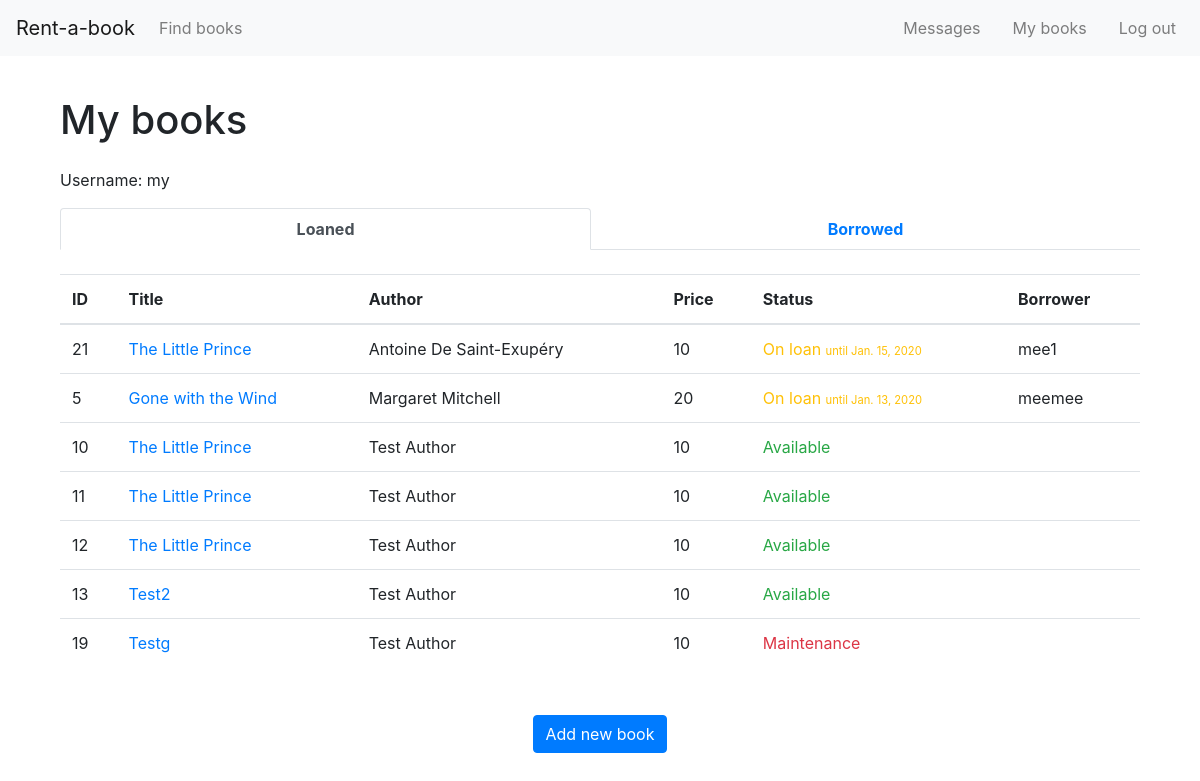
/mybooks/ (signed in), run on an earlier commit of the app's database.
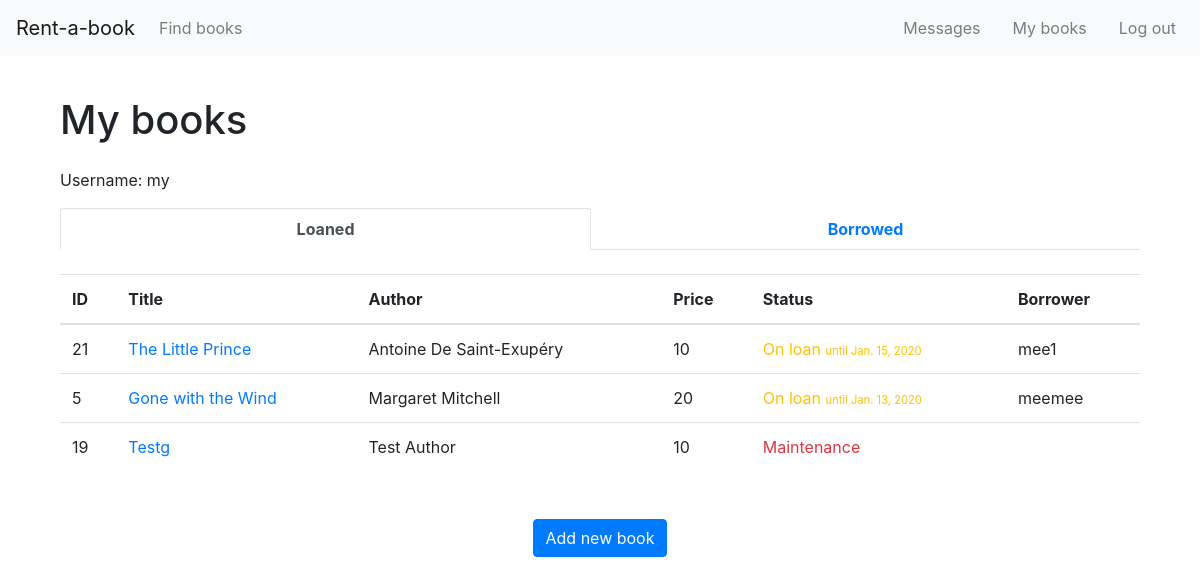
And on a later commit of the database.
### rentabook/models.py (models this page shows, shortened)
class BookInstance(models.Model):
    created_by = models.ForeignKey(User, on_delete=models.SET_NULL, null=True, related_name="owner")
    borrower = models.ForeignKey(User, on_delete=models.SET_NULL, null=True, blank=True, related_name="borrower")
    cover = models.ImageField(upload_to='images/', blank=False)
    def cover_tag(self):
        if self.cover:
            return mark_safe('<img src="%s" style="width: 45px; height: 60px;" />' % self.cover.url)
        else:
            return 'No Cover Found'
    cover_tag.short_description = 'Cover'
    title = models.CharField(max_length=255, blank=False, help_text='Enter book title')
    author = models.CharField(max_length=255, blank=False, help_text='Enter book author')
    genre = models.ManyToManyField(Genre, blank=False, help_text='Select a genre for this book')
    summary = models.TextField(
        blank=True,
        max_length=1000,
        help_text='Enter a brief description of the book')
    condition_choices = [
        ('1', 'Like New'),
        ('2', 'Good'),
        ('3', 'Fair'),
    ]
    condition = models.CharField(
        choices=condition_choices,
        max_length=1,
        blank=False,
        default='p')
    price_choices = [(i, i) for i in range (10, 60, 10)]
    price = models.IntegerField(choices=price_choices, default=10, blank=False)
    due_back = models.DateField(null=True, blank=True)
    LOAN_STATUS = (
        ('o', 'On loan'),
        ('a', 'Available'),
        ('m', 'Maintenance'),
    )
    status = models.CharField(
        max_length=1,
        choices=LOAN_STATUS,
        blank=True,
        default='a',
        help_text='Book availability',
    )
    class Meta:
        ordering = ['due_back', 'status']
    def display_genre(self):
        """Create a string for the Genre. This is required to display genre in Admin."""
        return ', '.join(genre.name for genre in self.genre.all()[:3])
    display_genre.short_description = 'Genre'

### rentabook/views.py (the view)
# urls.py: path('mybooks/', views.BooksByUserListView.as_view(), name='my-books'),
class BooksByUserListView(LoginRequiredMixin,generic.ListView):
    model = BookInstance
    template_name ='rentabook/my_books.html'
    paginate_by = 10
    def get_queryset(self):
        return BookInstance.objects.filter(borrower=self.request.user).filter(status__exact='o').order_by('-due_back')
    def get_context_data(self, **kwargs):
        context = super(BooksByUserListView, self).get_context_data(**kwargs)
        context['loaned_books'] = BookInstance.objects.filter(created_by=self.request.user).order_by('-due_back')
        context["new_message"] = new_message_alert(self.request.user)
        return context

### rentabook/utils.py (called while the page is built)
def new_message_alert(request_user):
    convos = Dialog.objects.filter(Q(owner=request_user) | Q(opponent=request_user))
    if len(convos) > 0:
        for convo in convos:
            if convo.messages.all().count() > 0:
                if not convo.messages.last().read and convo.messages.last().sender != request_user:
                    return True
    return False

### rentabook/templates/rentabook/my_books.html (shortened to what this page needs)
{% extends "base_generic.html" %}
{% block main %}
<br>
<h1>My books</h1>
<div class="py-3">
    {% if user.is_authenticated %}
    Username: {{ user.get_username }}
    {% endif %}
</div>
<ul class="nav nav-tabs nav-fill" id="my_books" role="tablist">
    <li class="nav-item">
        <a class="nav-link active" id="loaned-tab" data-toggle="tab" href="#loaned" role="tab" aria-controls="loaned"
            aria-selected="true"><b>Loaned</b></a>
    </li>
    <li class="nav-item">
        <a class="nav-link" id="borrowed-tab" data-toggle="tab" href="#borrowed" role="tab" aria-controls="borrowed"
            aria-selected="false"><b>Borrowed</b></a>
    </li>
</ul>
<div class="tab-content" id="myTabContent">
    <div class="tab-pane fade show active" id="loaned" role="tabpanel" aria-labelledby="loaned-tab">
        <br>
        {% if loaned_books %}
        <table class="table">
            <thead>
                <tr>
                    <th scope="col">ID</th>
                    <th scope="col">Title</th>
                    <th scope="col">Author</th>
                    <th scope="col">Price</th>
                    <th scope="col">Status</th>
                    <th scope="col">Borrower</th>
                </tr>
            </thead>
            <tbody>
                {% for bookinst in loaned_books %}
                <tr>
                    <td>{{ bookinst.id }}</td>
                    <td><a href="{% url 'book-detail' bookinst.pk %}">{{ bookinst.title }}</a></td>
                    <td>{{ bookinst.author }}</td>
                    <td>{{ bookinst.price }}</td>
                    <td>
                        {% if bookinst.status == 'o' %}
                        <span class="text-warning">
                            {{ bookinst.get_status_display }}
                            <span style="font-size: 0.7rem;">
                                until {{ bookinst.due_back }}
                            </span>
                        </span>
                        {% else %}
                        <span class="{% if bookinst.status == 'a' %}text-success{% else %}text-danger{% endif %}">
                            {{ bookinst.get_status_display }}
                        </span>
                        {% endif %}
                    </td>
                    <td>
                        {% if bookinst.borrower %}
                        <a href="{% url 'dialogs_detail' bookinst.borrower %}" style="color:inherit">
                            {{ bookinst.borrower }}
                        </a>
                        {% endif %}
                    </td>
                </tr>
                {% endfor %}
            </tbody>
        </table>
        {% else %}
        <p>There are no books loaned.</p>
        {% endif %}
        <div class="my-5 text-center">
            <a href="{% url 'add-book' %}">
                <button class="btn btn-primary">
                    Add new book
                </button>
            </a>
        </div>
    </div>
</div>
{% endblock %}

What changed in the data, as far as the page shows it:
removed BookInstance: id "10", title "The Little Prince", author "Test Author", price "10", status "Available"
removed BookInstance: id "11", title "The Little Prince", author "Test Author", price "10", status "Available"
removed BookInstance: id "12", title "The Little Prince", author "Test Author", price "10", status "Available"
removed BookInstance: id "13", title "Test2", author "Test Author", price "10", status "Available"
